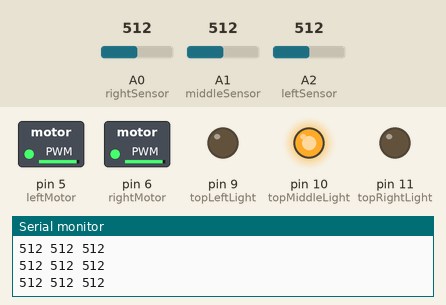
This sketch was run on a simulated Arduino Uno, built with avr-gcc and run on an emulated ATmega328P. Shown: switched loads named in the sketch (green lamp = pin HIGH), output pins drawn as LEDs (lit = HIGH), the last lines printed to the serial monitor. The test bench sets the inputs (shaded band); at power-on: A2 (leftSensor) = 512, A1 (middleSensor) = 512, A0 (rightSensor) = 512.

Above: at 1.2 s.
1.3 s: A2 (leftSensor) set to 541
2.8 s: A2 (leftSensor) set to 561
At 3.4 s:
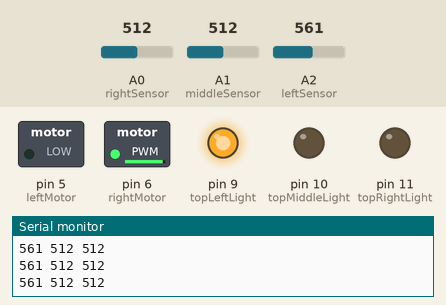
4.3 s: A1 (middleSensor) set to 641
5.8 s: A1 (middleSensor) set to 664
At 6.5 s:
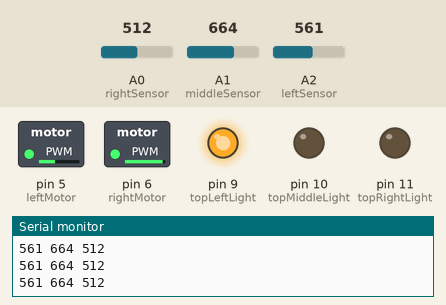
7.3 s: A0 (rightSensor) set to 11
8.8 s: A0 (rightSensor) set to 8
Timing chart, 0 to 11.8 s (numbered marks = the images above; inputs shaded):
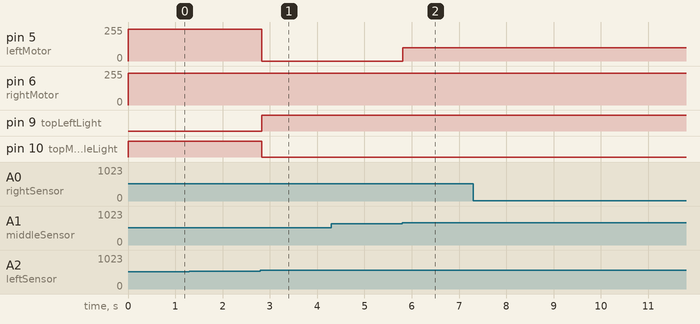

The sketch:

CarMovement.ino
```cpp
/*
 * Car Movement source code
 */

//digital
int topRightLight = 11;
int topMiddleLight = 10;
int topLeftLight = 9;

int rightMotor = 6;
int leftMotor = 5;

// analog
int rightSensor = 0;
int rightRead = 0;

int middleSensor = 1;
int middleRead = 0;

int leftSensor = 2;
int leftRead = 0;

// the setup routine runs once when you press reset:
void setup() {
  pinMode(leftMotor, OUTPUT);
  pinMode(rightMotor, OUTPUT);

  pinMode(topRightLight, OUTPUT);
  pinMode(topMiddleLight, OUTPUT);
  pinMode(topLeftLight, OUTPUT);

  Serial.begin(9600);
}

void loop() {
  rightRead = analogRead(rightSensor);
  middleRead = analogRead(middleSensor);
  leftRead = analogRead(leftSensor);

  Serial.print(leftRead);
  Serial.print(" ");
  Serial.print(middleRead);
  Serial.print(" ");
  Serial.println(rightRead);

  if(leftRead > 700 && middleRead > 800 && rightRead > 800) //stop
  {
    //check if all three analog reads are a high value
    digitalWrite(topLeftLight, HIGH);
    digitalWrite(topMiddleLight, LOW);
    digitalWrite(topRightLight, HIGH);

    while(true)
    {
      analogWrite(rightMotor, 0);
      analogWrite(leftMotor, 0);
    }
  }
  else if (middleRead > 800) {
      digitalWrite(topLeftLight, LOW);
      digitalWrite(topMiddleLight, HIGH);
      digitalWrite(topRightLight, LOW);
      analogWrite(rightMotor, 240);
      analogWrite(leftMotor,240);
  }
  else if(leftRead > 550) //turn left
  {
    digitalWrite(topLeftLight, HIGH);
    digitalWrite(topMiddleLight, LOW);
    digitalWrite(topRightLight, LOW);

    if(middleRead > 650) //slight left
    {
      analogWrite(rightMotor, 240);
      analogWrite(leftMotor, 100);
      //Serial.println("slight left");
    }
    else
    {
      analogWrite(rightMotor, 240);
      analogWrite(leftMotor, 0);
    }
  }
  else if(rightRead > 700) //turn right
  {
    digitalWrite(topLeftLight, LOW);
    digitalWrite(topMiddleLight, LOW);
    digitalWrite(topRightLight, HIGH);

    if(middleRead > 650) //slight right
    {
      analogWrite(rightMotor, 100);
      analogWrite(leftMotor, 240);
      //Serial.println("slight right");
    }
    else
    {
      analogWrite(rightMotor, 0);
      analogWrite(leftMotor, 240);
    }
  }
  else //move straight
  {
    digitalWrite(topLeftLight, LOW);
    digitalWrite(topMiddleLight, HIGH);
    digitalWrite(topRightLight, LOW);

    analogWrite(rightMotor, 240);
    analogWrite(leftMotor, 240);
  }
}
```

Measured:
- the behaviour switches between 550 and 551 on A2 (leftSensor) (found by bisection; images 0 and 1)
- the behaviour switches between 650 and 651 on A1 (middleSensor) (found by bisection; images 1 and 2)
- after the input at 2.8 s, pin 5 (leftMotor): 240/255 → 0/255 at once; pin 9 (topLeftLight): LOW → HIGH at once; pin 10 (topMiddleLight): HIGH → LOW at once
- after the input at 5.8 s, pin 5 (leftMotor): 0/255 → 100/255 at once
